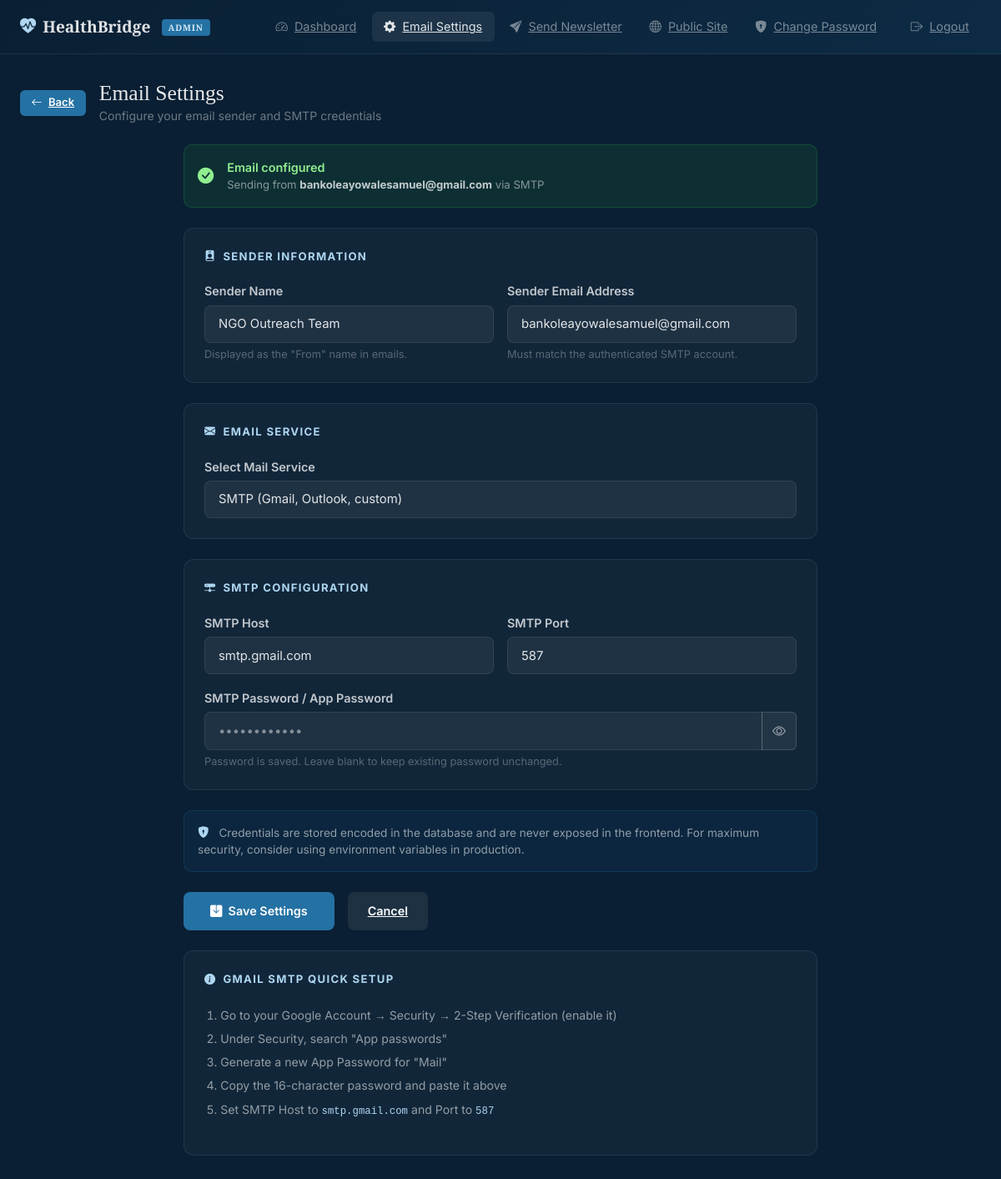
The page /admin/email-settings (signed in) on the database as committed earlier.
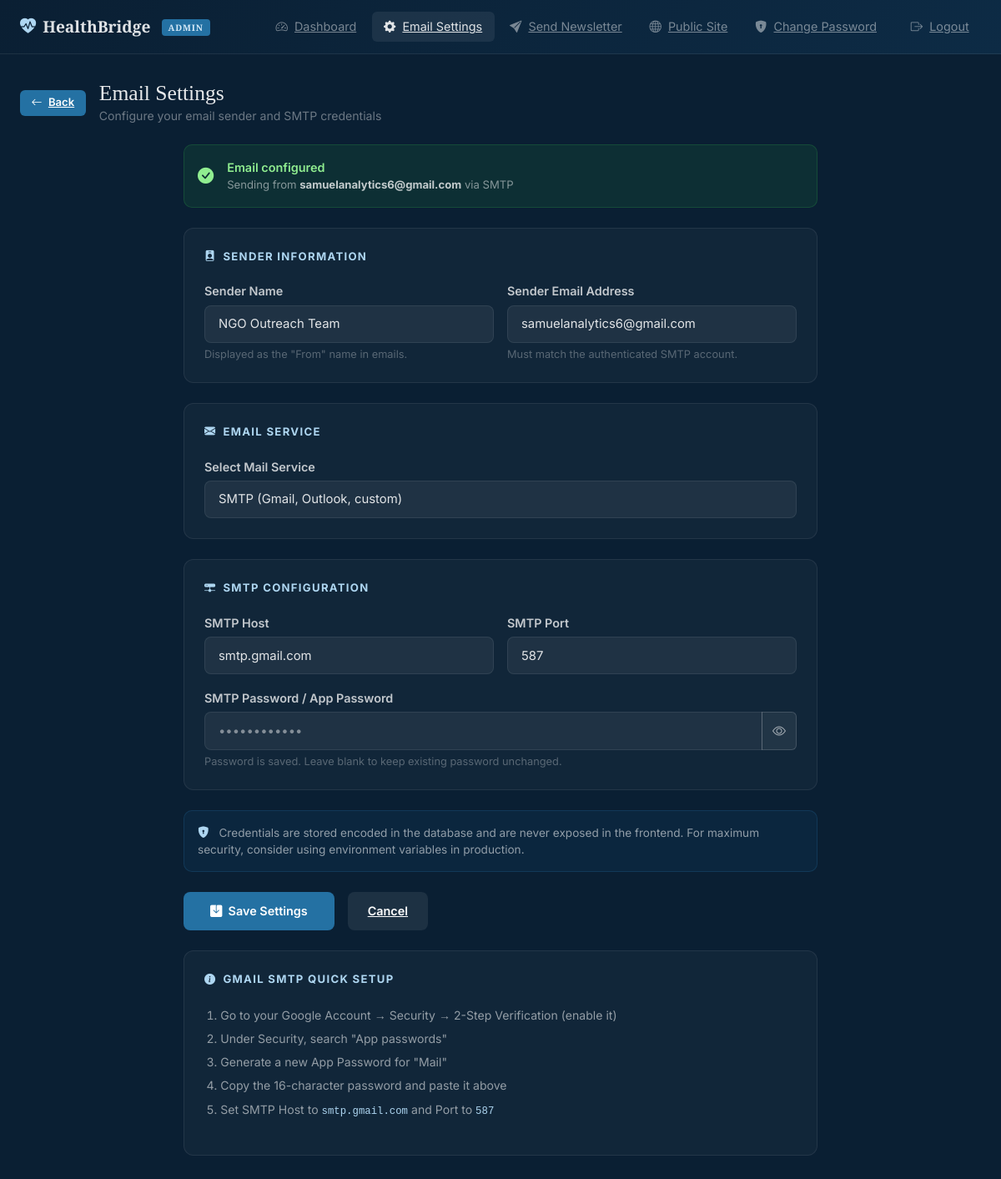
The same page on the database as committed later.
### models.py (models this page shows, shortened)
class EmailSettings(db.Model):
    __tablename__ = 'email_settings'
    id = db.Column(db.Integer, primary_key=True)
    sender_email = db.Column(db.String(120), nullable=True)
    sender_name = db.Column(db.String(120), nullable=True)
    smtp_host = db.Column(db.String(120), nullable=True)
    smtp_port = db.Column(db.Integer, nullable=True, default=587)
    smtp_password_enc = db.Column(db.Text, nullable=True)  # base64-encoded, masked in UI
    mail_service = db.Column(db.String(20), default='smtp')  # smtp | brevo | mailchimp
    api_key_enc = db.Column(db.Text, nullable=True)
    updated_at = db.Column(db.DateTime, default=datetime.utcnow, onupdate=datetime.utcnow)

### app.py (the view, shortened to what this page needs)
@app.route('/admin/email-settings', methods=['GET', 'POST'])
@login_required
def admin_email_settings():
    settings = EmailSettings.query.first()
    if not settings:
        settings = EmailSettings()
        db.session.add(settings)
        db.session.commit()
    smtp_configured = bool(
        os.environ.get('SMTP_EMAIL', '').strip() and
        os.environ.get('SMTP_PASSWORD', '').strip()
    )
    return render_template('admin_email_settings.html',
                           settings=settings,
                           smtp_configured=smtp_configured)

### app.py (called while the page is built)
@login_manager.user_loader
def load_user(user_id):
    return AdminUser.query.get(int(user_id))

### templates/admin_email_settings.html (shortened to what the changed rows need)
{% extends "admin_base.html" %}
{% block content %}
<div class="d-flex align-items-center gap-3 mb-4">
  <div>
    <h1 style="color:rgba(255,255,255,.9);font-family:'Merriweather',serif;font-size:1.6rem;margin:0;">Email Settings</h1>
  </div>
</div>
<div class="row justify-content-center">
  <div class="col-lg-8">
    {% if settings.sender_email %}
    <div class="mb-4 p-3 d-flex align-items-center gap-3" style="background:rgba(46,160,67,.12);border:1px solid rgba(46,160,67,.25);border-radius:10px;">
      <i class="bi bi-check-circle-fill" style="color:#90ee90;font-size:1.2rem;flex-shrink:0;"></i>
      <div>
        <div style="color:#90ee90;font-weight:600;font-size:.9rem;">Email configured</div>
        <div style="color:rgba(255,255,255,.5);font-size:.82rem;">Sending from <strong style="color:rgba(255,255,255,.75);">{{ settings.sender_email }}</strong> via {{ settings.mail_service|upper }}</div>
      </div>
    </div>
    {% endif %}
    <form method="POST" action="{{ url_for('admin_email_settings') }}" class="admin-form-section">
      <div class="admin-settings-group">
        <div class="row g-3">
          <div class="col-sm-6">
            <label class="form-label">Sender Name</label>
            <input type="text" name="sender_name" class="form-control"
                   value="{{ settings.sender_name or '' }}" placeholder="e.g. HealthBridge Outreach Team"/>
            <div class="form-text" style="color:rgba(255,255,255,.3);font-size:.8rem;">Displayed as the "From" name in emails.</div>
          </div>
          <div class="col-sm-6">
            <label class="form-label">Sender Email Address</label>
            <input type="email" name="sender_email" class="form-control"
                   value="{{ settings.sender_email or '' }}" placeholder="ngo@yourdomain.com"/>
            <div class="form-text" style="color:rgba(255,255,255,.3);font-size:.8rem;">Must match the authenticated SMTP account.</div>
          </div>
        </div>
      </div>
      <div class="admin-settings-group">
        <div class="row g-3">
          <div class="col-12">
            <label class="form-label">Select Mail Service</label>
            <select name="mail_service" class="form-select" id="mailServiceSelect">
              <option value="smtp" {% if settings.mail_service == 'smtp' %}selected{% endif %}>SMTP (Gmail, Outlook, custom)</option>
            </select>
          </div>
        </div>
      </div>
      <div class="admin-settings-group" id="smtpSection">
        <div class="row g-3">
          <div class="col-sm-6">
            <label class="form-label">SMTP Host</label>
            <input type="text" name="smtp_host" class="form-control"
                   value="{{ settings.smtp_host or '' }}" placeholder="smtp.gmail.com"/>
          </div>
          <div class="col-sm-6">
            <label class="form-label">SMTP Port</label>
            <input type="number" name="smtp_port" class="form-control"
                   value="{{ settings.smtp_port or 587 }}" placeholder="587"/>
          </div>
          <div class="col-12">
            <div class="input-group">
              <input type="password" name="smtp_password" class="form-control" id="smtpPwdInput"
                     placeholder="{% if settings.smtp_password_enc %}••••••••••••{% else %}Enter app password{% endif %}"/>
              <button class="btn" type="button" id="toggleSmtpPwd"
                      style="background:rgba(255,255,255,.07);border:1px solid rgba(255,255,255,.15);color:rgba(255,255,255,.6);">
                <i class="bi bi-eye" id="smtpEye"></i>
              </button>
            </div>
          </div>
        </div>
      </div>
    </form>
  </div>
</div>
{% endblock %}

Rows that differ between the two databases and show on the page:
changed EmailSettings "SMTP": sender_email "bankoleayowalesamuel@gmail.com" → "samuelanalytics6@gmail.com"
